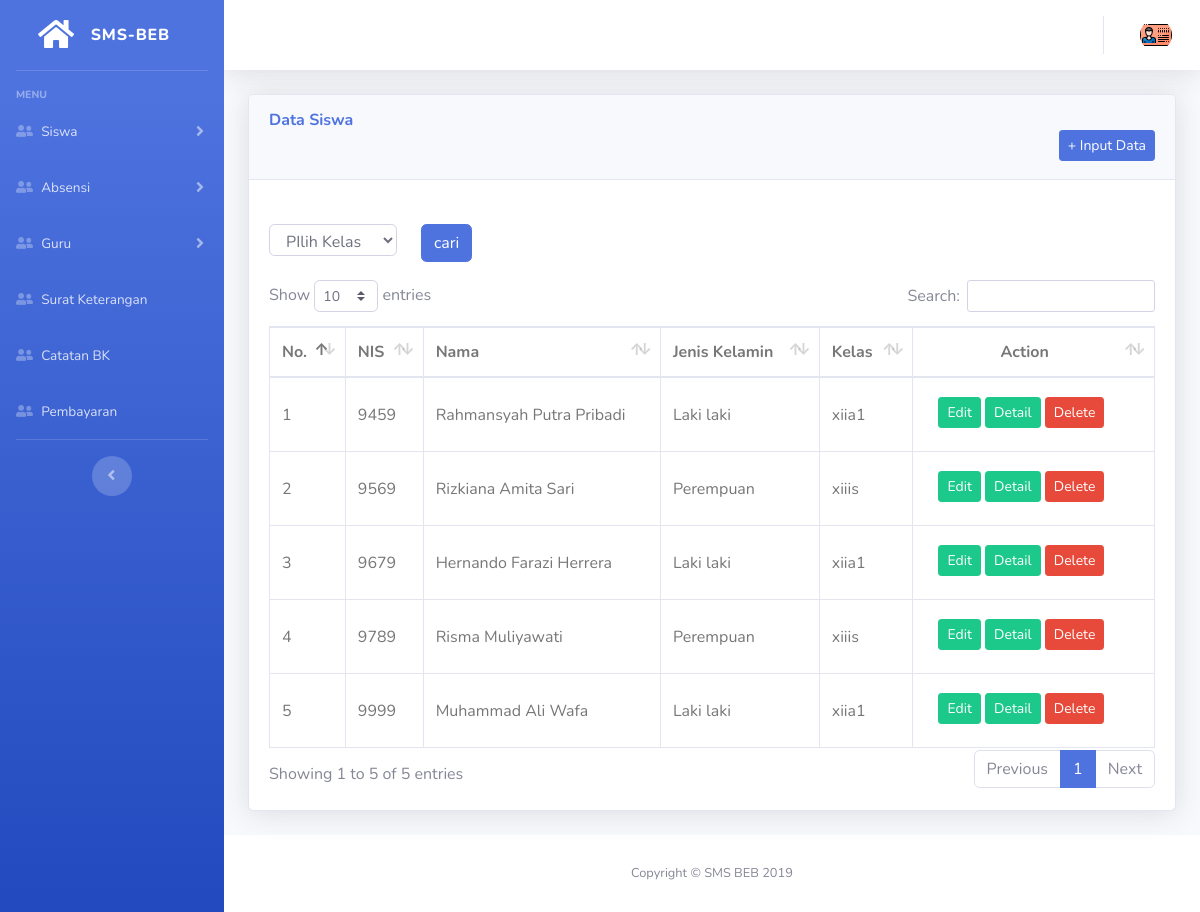
The app's page /index.php/dashboard/siswa with its own data.
### tables this page shows
CREATE TABLE `tb_siswa` (
  `nis` varchar(11) NOT NULL,
  `nama` varchar(30) NOT NULL,
  `email` varchar(50) NOT NULL,
  `password` varchar(50) NOT NULL,
  `jenis_kelamin` tinyint(1) NOT NULL,
  `id_kelas` varchar(5) NOT NULL,
  `alamat` varchar(100) NOT NULL,
  `tempat_lahir` varchar(50) NOT NULL,
  `tanggal_lahir` date NOT NULL,
  `no_hp` varchar(13) NOT NULL,
  `kode` enum('User') DEFAULT NULL,
  `foto` varchar(100) NOT NULL
);

### application/views/backend/layout/content.php (called while the page is built)
<?php
include str_replace("system", "application/views/backend/content", BASEPATH)."/$content.php";
 ?>

### application/controllers/dashboard/Siswa.php (called while the page is built, shortened)
<?php
class Siswa extends CI_Controller {
	function __construct()
  	{
		$this->low = "tb_siswa";
    }
    public function index(){
		$data['title'] = "Data $this->low";
		$data['kelas'] = $this->db->query("SELECT tk.* FROM tb_kelas tk JOIN tb_siswa tj ON tk.id=tj.id_kelas GROUP BY tk.nama")->result_array();
		$data['content'] = "$this->low/index";
		$where = "";
		$data['query_mysql'] = $this->db->query("SELECT * FROM $this->low $where")->result_array();
        $this->load->view('backend/index',$data);
	}
}

### index.php (called while the page is built, shortened)
<?php
require_once BASEPATH.'core/CodeIgniter.php';

### application/views/backend/content/tb_siswa/index.php (the view, shortened to what this page needs)
 <div class="container-fluid">
<div class="card shadow mb-4">
  <div class="card-header py-3">
    <h6 class="m-0 font-weight-bold text-primary datatable">Data Siswa</h6>
    <a href="<?= base_url().$this->uri->segment(1)."/".$this->uri->segment(2)."/add/" ?>"><button class="btn btn-primary btn-sm float-right">+ Input Data</button></a>
  </div>
  <div class="card-body">
    <form action="" method="POST">
        <div class="row">
          <div class="form-group col-md-2">
            <select name="kelas" id="" class="form-control">
            <option value="">PIlih Kelas</option>
            </select>
          </div>
          <div class="form-group col-md-1">
                <input type="submit" name="cari" value="cari" class="btn btn-primary btn-block">
          </div>
        </div>
      </form>
    <div class="table-responsive">
      <table class="table table-bordered" id="dataTable" width="100%" cellspacing="0">
        <thead>
          <tr>
            <th scope="col">No.</th>
            <th scope="col">NIS</th>
            <th scope="col">Nama</th>
            <th scope="col">Jenis Kelamin</th>
            <th scope="col">Kelas</th>
            <th scope="col">
              <center><span>Action</span></center>
            </th>
          </tr>
        </thead>
        <tbody>
          <?php
          $nomor = 1;
          foreach ($query_mysql as $data) {
        ?>
          <tr>
            <td class="bold"><?php echo $nomor++; ?></td>
            <td><?php echo $data['nis']; ?></td>
            <td><?php echo $data['nama']; ?></td>
            <td><?php echo ($data['jenis_kelamin'] == '1' ? "Laki laki" : "Perempuan"); ?></td>
            <td><?php echo $data['id_kelas']; ?></td>
            <td>
              <div class="btn btn-group">
                <a href="<?= base_url().$this->uri->segment(1)."/".$this->uri->segment(2)."/edit/".$data['nis'] ?>"><button class="btn btn-success btn-sm" type="button">Edit</button></a>
                <span>&nbsp</span>
                <a href="<?= base_url().$this->uri->segment(1)."/".$this->uri->segment(2)."/detail/".$data['nis'] ?>"><button class="btn btn-success btn-sm" type="button">Detail</button></a>
                <span>&nbsp</span>
                <a href="<?= base_url().$this->uri->segment(1)."/".$this->uri->segment(2)."/delete/".$data['nis'] ?>"
                  onclick="return confirm('Anda yakin ingin menghapus data?');"><button
                    class="btn btn-danger btn-sm" type="button" name="delete">Delete</button></a>
              </div>
            </td>
          </tr>
          <?php
          }
          ?>
        </tbody>
      </table>
    </div>
  </div>
</div>
</div>

### assets/css/custom.css (style rules this page uses)
.btn { margin-bottom: 2px; }
.form-control { height: 32px; }
button { outline: none !important; }
.table-bordered { color: #777; cursor: default; }
.table-bordered td a { float: left; }
.table-bordered th, .table-bordered td { vertical-align: middle !important; }

### records on screen
tb_siswa: nis "9459", nama "Rahmansyah Putra Pribadi", jenis_kelamin "Laki laki", id_kelas "xiia1"
tb_siswa: nis "9569", nama "Rizkiana Amita Sari", jenis_kelamin "Perempuan", id_kelas "xiiis"
tb_siswa: nis "9679", nama "Hernando Farazi Herrera", jenis_kelamin "Laki laki", id_kelas "xiia1"
tb_siswa: nis "9789", nama "Risma Muliyawati", jenis_kelamin "Perempuan", id_kelas "xiiis"
tb_siswa: nis "9999", nama "Muhammad Ali Wafa", jenis_kelamin "Laki laki", id_kelas "xiia1"
